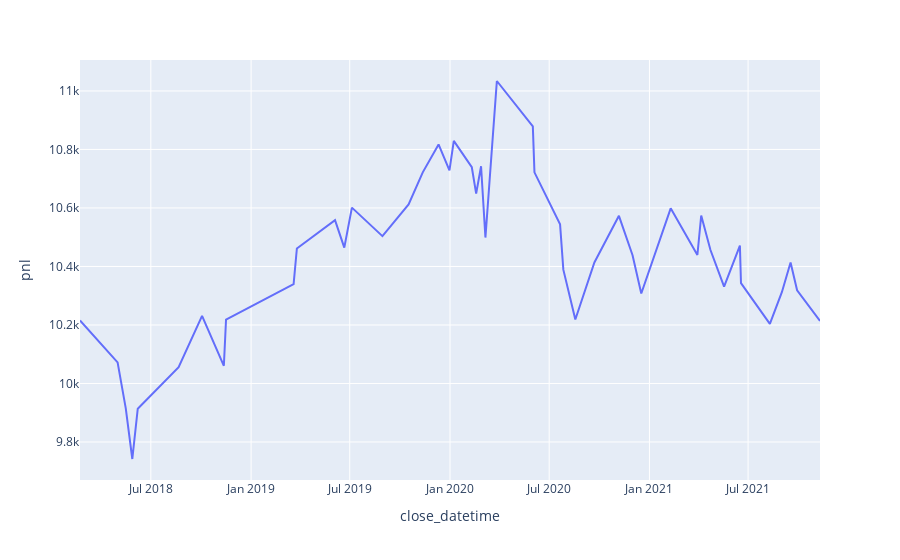

The notebook cell saved with this chart:
### Markdown cell above
## Plotting PnL

### Code cell
fig_pnl = px.line(backtest_result, x='close_datetime', y='pnl')
fig_pnl
